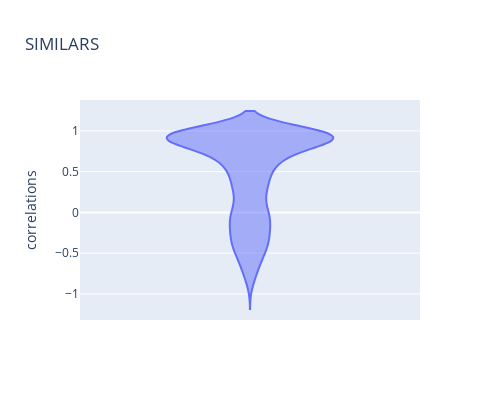
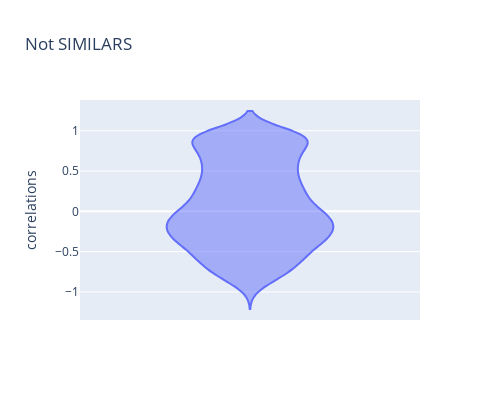

Notebook source saved alongside these figures, in order:
### Code cell
choice=np.random.choice(cos_sim_f_flatten1.shape[0], 2048)
cos_sim_f_flatten1=cos_sim_f_flatten1[choice]
cos_sim_f_flatten1=pd.DataFrame(cos_sim_f_flatten1,columns=['correlations'])
fig=px.violin(cos_sim_f_flatten1, y='correlations',width=500, height=400,title="SIMILARS")
fig.show()


choice=np.random.choice(cos_sim_f_flatten0.shape[0], 2048)
cos_sim_f_flatten0=cos_sim_f_flatten0[choice]
cos_sim_f_flatten0=pd.DataFrame(cos_sim_f_flatten0,columns=['correlations'])
fig=px.violin(cos_sim_f_flatten0, y='correlations',width=500, height=400,title="Not SIMILARS")
fig.show()

### Figure 1 — Plotly figure (JSON) as saved in the notebook; plotly's stock layout.template omitted (floating-point values rounded to 4 significant figures; data arrays with more than 128 entries replaced by an {"elided": "..."} marker saying what was removed)
{"data": [{"alignmentgroup": "True", "box": {"visible": false}, "hovertemplate": "correlations=%{y}<extra></extra>", "legendgroup": "", "marker": {"color": "#636efa"}, "name": "", "offsetgroup": "", "orientation": "v", "scalegroup": "True", "showlegend": false, "type": "violin", "x0": " ", "xaxis": "x", "y": {"elided": "2048 float values"}, "y0": " ", "yaxis": "y"}], "layout": {"height": 400, "legend": {"tracegroupgap": 0}, "title": {"text": "SIMILARS"}, "violinmode": "group", "width": 500, "xaxis": {"anchor": "y", "domain": [0, 1]}, "yaxis": {"anchor": "x", "domain": [0, 1], "title": {"text": "correlations"}}}}

### Figure 2 — Plotly figure (JSON) as saved in the notebook; plotly's stock layout.template omitted (floating-point values rounded to 4 significant figures; data arrays with more than 128 entries replaced by an {"elided": "..."} marker saying what was removed)
{"data": [{"alignmentgroup": "True", "box": {"visible": false}, "hovertemplate": "correlations=%{y}<extra></extra>", "legendgroup": "", "marker": {"color": "#636efa"}, "name": "", "offsetgroup": "", "orientation": "v", "scalegroup": "True", "showlegend": false, "type": "violin", "x0": " ", "xaxis": "x", "y": {"elided": "2048 float values"}, "y0": " ", "yaxis": "y"}], "layout": {"height": 400, "legend": {"tracegroupgap": 0}, "title": {"text": "Not SIMILARS"}, "violinmode": "group", "width": 500, "xaxis": {"anchor": "y", "domain": [0, 1]}, "yaxis": {"anchor": "x", "domain": [0, 1], "title": {"text": "correlations"}}}}
